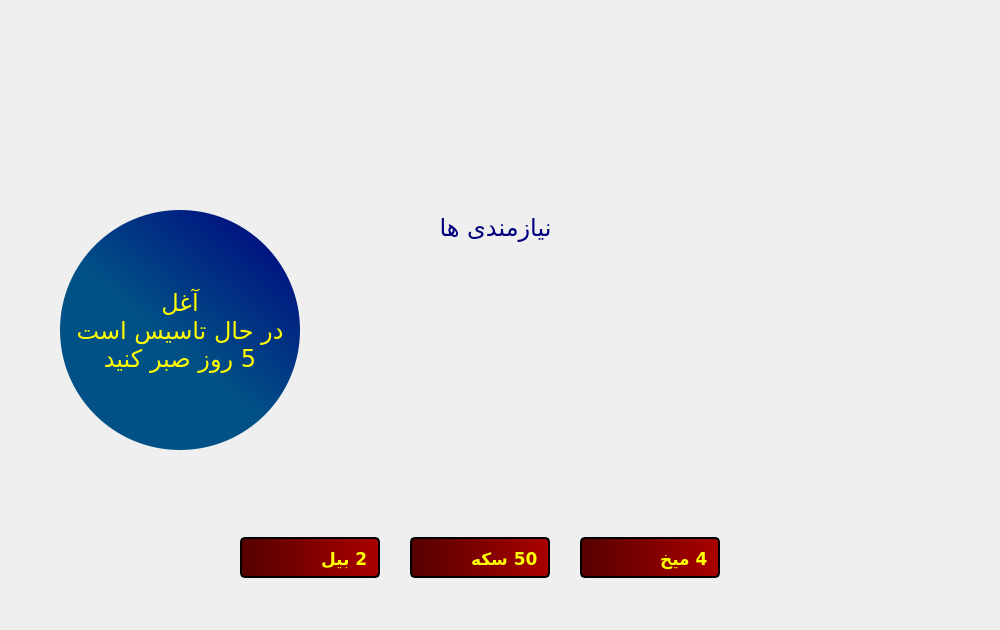
<?xml version="1.0" encoding="UTF-8"?>
<ui version="4.0">
 <class>LockSheepfold</class>
 <widget class="QWidget" name="LockSheepfold">
  <property name="geometry">
   <rect>
    <x>0</x>
    <y>0</y>
    <width>1000</width>
    <height>630</height>
   </rect>
  </property>
  <property name="windowTitle">
   <string>Lavender</string>
  </property>
  <property name="windowIcon">
   <iconset resource="pic.qrc">
    <normaloff>:/tools/otherPic/icon.png</normaloff>:/tools/otherPic/icon.png</iconset>
  </property>
  <property name="styleSheet">
   <string notr="true">QPushButton:pressed{
background-color: transparent;
}</string>
  </property>
  <widget class="QLabel" name="nailPic">
   <property name="geometry">
    <rect>
     <x>590</x>
     <y>540</y>
     <width>35</width>
     <height>35</height>
    </rect>
   </property>
   <property name="styleSheet">
    <string notr="true">background-color: transparent;</string>
   </property>
   <property name="text">
    <string/>
   </property>
   <property name="pixmap">
    <pixmap resource="pic.qrc">:/storage/otherPic/storage/nail.png</pixmap>
   </property>
   <property name="scaledContents">
    <bool>true</bool>
   </property>
  </widget>
  <widget class="QLabel" name="shovelPic">
   <property name="geometry">
    <rect>
     <x>250</x>
     <y>540</y>
     <width>35</width>
     <height>35</height>
    </rect>
   </property>
   <property name="styleSheet">
    <string notr="true">background-color: transparent;</string>
   </property>
   <property name="text">
    <string/>
   </property>
   <property name="pixmap">
    <pixmap resource="pic.qrc">:/storage/otherPic/storage/shovel.png</pixmap>
   </property>
   <property name="scaledContents">
    <bool>true</bool>
   </property>
  </widget>
  <widget class="QLineEdit" name="nailShow">
   <property name="geometry">
    <rect>
     <x>580</x>
     <y>537</y>
     <width>140</width>
     <height>41</height>
    </rect>
   </property>
   <property name="palette">
    <palette>
     <active>
      <colorrole role="WindowText">
       <brush brushstyle="SolidPattern">
        <color alpha="255">
         <red>255</red>
         <green>255</green>
         <blue>0</blue>
        </color>
       </brush>
      </colorrole>
      <colorrole role="Button">
       <brush brushstyle="LinearGradientPattern">
        <gradient startx="0.000000000000000" starty="0.000000000000000" endx="1.000000000000000" endy="0.000000000000000" type="LinearGradient" spread="ReflectSpread" coordinatemode="ObjectBoundingMode">
         <gradientstop position="0.000000000000000">
          <color alpha="255">
           <red>85</red>
           <green>0</green>
           <blue>0</blue>
          </color>
         </gradientstop>
         <gradientstop position="1.000000000000000">
          <color alpha="255">
           <red>170</red>
           <green>0</green>
           <blue>0</blue>
          </color>
         </gradientstop>
        </gradient>
       </brush>
      </colorrole>
      <colorrole role="Text">
       <brush brushstyle="SolidPattern">
        <color alpha="255">
         <red>255</red>
         <green>255</green>
         <blue>0</blue>
        </color>
       </brush>
      </colorrole>
      <colorrole role="ButtonText">
       <brush brushstyle="SolidPattern">
        <color alpha="255">
         <red>255</red>
         <green>255</green>
         <blue>0</blue>
        </color>
       </brush>
      </colorrole>
      <colorrole role="Base">
       <brush brushstyle="LinearGradientPattern">
        <gradient startx="0.000000000000000" starty="0.000000000000000" endx="1.000000000000000" endy="0.000000000000000" type="LinearGradient" spread="ReflectSpread" coordinatemode="ObjectBoundingMode">
         <gradientstop position="0.000000000000000">
          <color alpha="255">
           <red>85</red>
           <green>0</green>
           <blue>0</blue>
          </color>
         </gradientstop>
         <gradientstop position="1.000000000000000">
          <color alpha="255">
           <red>170</red>
           <green>0</green>
           <blue>0</blue>
          </color>
         </gradientstop>
        </gradient>
       </brush>
      </colorrole>
      <colorrole role="Window">
       <brush brushstyle="LinearGradientPattern">
        <gradient startx="0.000000000000000" starty="0.000000000000000" endx="1.000000000000000" endy="0.000000000000000" type="LinearGradient" spread="ReflectSpread" coordinatemode="ObjectBoundingMode">
         <gradientstop position="0.000000000000000">
          <color alpha="255">
           <red>85</red>
           <green>0</green>
           <blue>0</blue>
          </color>
         </gradientstop>
         <gradientstop position="1.000000000000000">
          <color alpha="255">
           <red>170</red>
           <green>0</green>
           <blue>0</blue>
          </color>
         </gradientstop>
        </gradient>
       </brush>
      </colorrole>
      <colorrole role="PlaceholderText">
       <brush brushstyle="SolidPattern">
        <color alpha="128">
         <red>127</red>
         <green>127</green>
         <blue>127</blue>
        </color>
       </brush>
      </colorrole>
     </active>
     <inactive>
      <colorrole role="WindowText">
       <brush brushstyle="SolidPattern">
        <color alpha="255">
         <red>255</red>
         <green>255</green>
         <blue>0</blue>
        </color>
       </brush>
      </colorrole>
      <colorrole role="Button">
       <brush brushstyle="LinearGradientPattern">
        <gradient startx="0.000000000000000" starty="0.000000000000000" endx="1.000000000000000" endy="0.000000000000000" type="LinearGradient" spread="ReflectSpread" coordinatemode="ObjectBoundingMode">
         <gradientstop position="0.000000000000000">
          <color alpha="255">
           <red>85</red>
           <green>0</green>
           <blue>0</blue>
          </color>
         </gradientstop>
         <gradientstop position="1.000000000000000">
          <color alpha="255">
           <red>170</red>
           <green>0</green>
           <blue>0</blue>
          </color>
         </gradientstop>
        </gradient>
       </brush>
      </colorrole>
      <colorrole role="Text">
       <brush brushstyle="SolidPattern">
        <color alpha="255">
         <red>255</red>
         <green>255</green>
         <blue>0</blue>
        </color>
       </brush>
      </colorrole>
      <colorrole role="ButtonText">
       <brush brushstyle="SolidPattern">
        <color alpha="255">
         <red>255</red>
         <green>255</green>
         <blue>0</blue>
        </color>
       </brush>
      </colorrole>
      <colorrole role="Base">
       <brush brushstyle="LinearGradientPattern">
        <gradient startx="0.000000000000000" starty="0.000000000000000" endx="1.000000000000000" endy="0.000000000000000" type="LinearGradient" spread="ReflectSpread" coordinatemode="ObjectBoundingMode">
         <gradientstop position="0.000000000000000">
          <color alpha="255">
           <red>85</red>
           <green>0</green>
           <blue>0</blue>
          </color>
         </gradientstop>
         <gradientstop position="1.000000000000000">
          <color alpha="255">
           <red>170</red>
           <green>0</green>
           <blue>0</blue>
          </color>
         </gradientstop>
        </gradient>
       </brush>
      </colorrole>
      <colorrole role="Window">
       <brush brushstyle="LinearGradientPattern">
        <gradient startx="0.000000000000000" starty="0.000000000000000" endx="1.000000000000000" endy="0.000000000000000" type="LinearGradient" spread="ReflectSpread" coordinatemode="ObjectBoundingMode">
         <gradientstop position="0.000000000000000">
          <color alpha="255">
           <red>85</red>
           <green>0</green>
           <blue>0</blue>
          </color>
         </gradientstop>
         <gradientstop position="1.000000000000000">
          <color alpha="255">
           <red>170</red>
           <green>0</green>
           <blue>0</blue>
          </color>
         </gradientstop>
        </gradient>
       </brush>
      </colorrole>
      <colorrole role="PlaceholderText">
       <brush brushstyle="SolidPattern">
        <color alpha="128">
         <red>127</red>
         <green>127</green>
         <blue>127</blue>
        </color>
       </brush>
      </colorrole>
     </inactive>
     <disabled>
      <colorrole role="WindowText">
       <brush brushstyle="SolidPattern">
        <color alpha="255">
         <red>255</red>
         <green>255</green>
         <blue>0</blue>
        </color>
       </brush>
      </colorrole>
      <colorrole role="Button">
       <brush brushstyle="LinearGradientPattern">
        <gradient startx="0.000000000000000" starty="0.000000000000000" endx="1.000000000000000" endy="0.000000000000000" type="LinearGradient" spread="ReflectSpread" coordinatemode="ObjectBoundingMode">
         <gradientstop position="0.000000000000000">
          <color alpha="255">
           <red>85</red>
           <green>0</green>
           <blue>0</blue>
          </color>
         </gradientstop>
         <gradientstop position="1.000000000000000">
          <color alpha="255">
           <red>170</red>
           <green>0</green>
           <blue>0</blue>
          </color>
         </gradientstop>
        </gradient>
       </brush>
      </colorrole>
      <colorrole role="Text">
       <brush brushstyle="SolidPattern">
        <color alpha="255">
         <red>255</red>
         <green>255</green>
         <blue>0</blue>
        </color>
       </brush>
      </colorrole>
      <colorrole role="ButtonText">
       <brush brushstyle="SolidPattern">
        <color alpha="255">
         <red>255</red>
         <green>255</green>
         <blue>0</blue>
        </color>
       </brush>
      </colorrole>
      <colorrole role="Base">
       <brush brushstyle="LinearGradientPattern">
        <gradient startx="0.000000000000000" starty="0.000000000000000" endx="1.000000000000000" endy="0.000000000000000" type="LinearGradient" spread="ReflectSpread" coordinatemode="ObjectBoundingMode">
         <gradientstop position="0.000000000000000">
          <color alpha="255">
           <red>85</red>
           <green>0</green>
           <blue>0</blue>
          </color>
         </gradientstop>
         <gradientstop position="1.000000000000000">
          <color alpha="255">
           <red>170</red>
           <green>0</green>
           <blue>0</blue>
          </color>
         </gradientstop>
        </gradient>
       </brush>
      </colorrole>
      <colorrole role="Window">
       <brush brushstyle="LinearGradientPattern">
        <gradient startx="0.000000000000000" starty="0.000000000000000" endx="1.000000000000000" endy="0.000000000000000" type="LinearGradient" spread="ReflectSpread" coordinatemode="ObjectBoundingMode">
         <gradientstop position="0.000000000000000">
          <color alpha="255">
           <red>85</red>
           <green>0</green>
           <blue>0</blue>
          </color>
         </gradientstop>
         <gradientstop position="1.000000000000000">
          <color alpha="255">
           <red>170</red>
           <green>0</green>
           <blue>0</blue>
          </color>
         </gradientstop>
        </gradient>
       </brush>
      </colorrole>
      <colorrole role="PlaceholderText">
       <brush brushstyle="SolidPattern">
        <color alpha="128">
         <red>127</red>
         <green>127</green>
         <blue>127</blue>
        </color>
       </brush>
      </colorrole>
     </disabled>
    </palette>
   </property>
   <property name="font">
    <font>
     <family>B Koodak</family>
     <pointsize>13</pointsize>
     <weight>75</weight>
     <bold>true</bold>
    </font>
   </property>
   <property name="cursor">
    <cursorShape>ArrowCursor</cursorShape>
   </property>
   <property name="focusPolicy">
    <enum>Qt::NoFocus</enum>
   </property>
   <property name="styleSheet">
    <string notr="true">background-color: qlineargradient(spread:reflect, x1:0, y1:0, x2:1, y2:0, stop:0 rgba(85, 0, 0, 255), stop:1 rgba(170, 0, 0, 255));
color: rgb(255, 255, 0);
border:2px solid black;
border-radius:5px;
padding:6px;

</string>
   </property>
   <property name="text">
    <string>4 میخ</string>
   </property>
   <property name="maxLength">
    <number>20</number>
   </property>
   <property name="echoMode">
    <enum>QLineEdit::Normal</enum>
   </property>
   <property name="cursorPosition">
    <number>5</number>
   </property>
   <property name="alignment">
    <set>Qt::AlignLeading|Qt::AlignLeft|Qt::AlignVCenter</set>
   </property>
   <property name="dragEnabled">
    <bool>false</bool>
   </property>
   <property name="readOnly">
    <bool>true</bool>
   </property>
   <property name="cursorMoveStyle">
    <enum>Qt::LogicalMoveStyle</enum>
   </property>
   <property name="clearButtonEnabled">
    <bool>false</bool>
   </property>
  </widget>
  <widget class="QLineEdit" name="shovelShow">
   <property name="geometry">
    <rect>
     <x>240</x>
     <y>537</y>
     <width>140</width>
     <height>41</height>
    </rect>
   </property>
   <property name="palette">
    <palette>
     <active>
      <colorrole role="WindowText">
       <brush brushstyle="SolidPattern">
        <color alpha="255">
         <red>255</red>
         <green>255</green>
         <blue>0</blue>
        </color>
       </brush>
      </colorrole>
      <colorrole role="Button">
       <brush brushstyle="LinearGradientPattern">
        <gradient startx="0.000000000000000" starty="0.000000000000000" endx="1.000000000000000" endy="0.000000000000000" type="LinearGradient" spread="ReflectSpread" coordinatemode="ObjectBoundingMode">
         <gradientstop position="0.000000000000000">
          <color alpha="255">
           <red>85</red>
           <green>0</green>
           <blue>0</blue>
          </color>
         </gradientstop>
         <gradientstop position="1.000000000000000">
          <color alpha="255">
           <red>170</red>
           <green>0</green>
           <blue>0</blue>
          </color>
         </gradientstop>
        </gradient>
       </brush>
      </colorrole>
      <colorrole role="Text">
       <brush brushstyle="SolidPattern">
        <color alpha="255">
         <red>255</red>
         <green>255</green>
         <blue>0</blue>
        </color>
       </brush>
      </colorrole>
      <colorrole role="ButtonText">
       <brush brushstyle="SolidPattern">
        <color alpha="255">
         <red>255</red>
         <green>255</green>
         <blue>0</blue>
        </color>
       </brush>
      </colorrole>
      <colorrole role="Base">
       <brush brushstyle="LinearGradientPattern">
        <gradient startx="0.000000000000000" starty="0.000000000000000" endx="1.000000000000000" endy="0.000000000000000" type="LinearGradient" spread="ReflectSpread" coordinatemode="ObjectBoundingMode">
         <gradientstop position="0.000000000000000">
          <color alpha="255">
           <red>85</red>
           <green>0</green>
           <blue>0</blue>
          </color>
         </gradientstop>
         <gradientstop position="1.000000000000000">
          <color alpha="255">
           <red>170</red>
           <green>0</green>
           <blue>0</blue>
          </color>
         </gradientstop>
        </gradient>
       </brush>
      </colorrole>
      <colorrole role="Window">
       <brush brushstyle="LinearGradientPattern">
        <gradient startx="0.000000000000000" starty="0.000000000000000" endx="1.000000000000000" endy="0.000000000000000" type="LinearGradient" spread="ReflectSpread" coordinatemode="ObjectBoundingMode">
         <gradientstop position="0.000000000000000">
          <color alpha="255">
           <red>85</red>
           <green>0</green>
           <blue>0</blue>
          </color>
         </gradientstop>
         <gradientstop position="1.000000000000000">
          <color alpha="255">
           <red>170</red>
           <green>0</green>
           <blue>0</blue>
          </color>
         </gradientstop>
        </gradient>
       </brush>
      </colorrole>
      <colorrole role="PlaceholderText">
       <brush brushstyle="SolidPattern">
        <color alpha="128">
         <red>127</red>
         <green>127</green>
         <blue>127</blue>
        </color>
       </brush>
      </colorrole>
     </active>
     <inactive>
      <colorrole role="WindowText">
       <brush brushstyle="SolidPattern">
        <color alpha="255">
         <red>255</red>
         <green>255</green>
         <blue>0</blue>
        </color>
       </brush>
      </colorrole>
      <colorrole role="Button">
       <brush brushstyle="LinearGradientPattern">
        <gradient startx="0.000000000000000" starty="0.000000000000000" endx="1.000000000000000" endy="0.000000000000000" type="LinearGradient" spread="ReflectSpread" coordinatemode="ObjectBoundingMode">
         <gradientstop position="0.000000000000000">
          <color alpha="255">
           <red>85</red>
           <green>0</green>
           <blue>0</blue>
          </color>
         </gradientstop>
         <gradientstop position="1.000000000000000">
          <color alpha="255">
           <red>170</red>
           <green>0</green>
           <blue>0</blue>
          </color>
         </gradientstop>
        </gradient>
       </brush>
      </colorrole>
      <colorrole role="Text">
       <brush brushstyle="SolidPattern">
        <color alpha="255">
         <red>255</red>
         <green>255</green>
         <blue>0</blue>
        </color>
       </brush>
      </colorrole>
      <colorrole role="ButtonText">
       <brush brushstyle="SolidPattern">
        <color alpha="255">
         <red>255</red>
         <green>255</green>
         <blue>0</blue>
        </color>
       </brush>
      </colorrole>
      <colorrole role="Base">
       <brush brushstyle="LinearGradientPattern">
        <gradient startx="0.000000000000000" starty="0.000000000000000" endx="1.000000000000000" endy="0.000000000000000" type="LinearGradient" spread="ReflectSpread" coordinatemode="ObjectBoundingMode">
         <gradientstop position="0.000000000000000">
          <color alpha="255">
           <red>85</red>
           <green>0</green>
           <blue>0</blue>
          </color>
         </gradientstop>
         <gradientstop position="1.000000000000000">
          <color alpha="255">
           <red>170</red>
           <green>0</green>
           <blue>0</blue>
          </color>
         </gradientstop>
        </gradient>
       </brush>
      </colorrole>
      <colorrole role="Window">
       <brush brushstyle="LinearGradientPattern">
        <gradient startx="0.000000000000000" starty="0.000000000000000" endx="1.000000000000000" endy="0.000000000000000" type="LinearGradient" spread="ReflectSpread" coordinatemode="ObjectBoundingMode">
         <gradientstop position="0.000000000000000">
          <color alpha="255">
           <red>85</red>
           <green>0</green>
           <blue>0</blue>
          </color>
         </gradientstop>
         <gradientstop position="1.000000000000000">
          <color alpha="255">
           <red>170</red>
           <green>0</green>
           <blue>0</blue>
          </color>
         </gradientstop>
        </gradient>
       </brush>
      </colorrole>
      <colorrole role="PlaceholderText">
       <brush brushstyle="SolidPattern">
        <color alpha="128">
         <red>127</red>
         <green>127</green>
         <blue>127</blue>
        </color>
       </brush>
      </colorrole>
     </inactive>
     <disabled>
      <colorrole role="WindowText">
       <brush brushstyle="SolidPattern">
        <color alpha="255">
         <red>255</red>
         <green>255</green>
         <blue>0</blue>
        </color>
       </brush>
      </colorrole>
      <colorrole role="Button">
       <brush brushstyle="LinearGradientPattern">
        <gradient startx="0.000000000000000" starty="0.000000000000000" endx="1.000000000000000" endy="0.000000000000000" type="LinearGradient" spread="ReflectSpread" coordinatemode="ObjectBoundingMode">
         <gradientstop position="0.000000000000000">
          <color alpha="255">
           <red>85</red>
           <green>0</green>
           <blue>0</blue>
          </color>
         </gradientstop>
         <gradientstop position="1.000000000000000">
          <color alpha="255">
           <red>170</red>
           <green>0</green>
           <blue>0</blue>
          </color>
         </gradientstop>
        </gradient>
       </brush>
      </colorrole>
      <colorrole role="Text">
       <brush brushstyle="SolidPattern">
        <color alpha="255">
         <red>255</red>
         <green>255</green>
         <blue>0</blue>
        </color>
       </brush>
      </colorrole>
      <colorrole role="ButtonText">
       <brush brushstyle="SolidPattern">
        <color alpha="255">
         <red>255</red>
         <green>255</green>
         <blue>0</blue>
        </color>
       </brush>
      </colorrole>
      <colorrole role="Base">
       <brush brushstyle="LinearGradientPattern">
        <gradient startx="0.000000000000000" starty="0.000000000000000" endx="1.000000000000000" endy="0.000000000000000" type="LinearGradient" spread="ReflectSpread" coordinatemode="ObjectBoundingMode">
         <gradientstop position="0.000000000000000">
          <color alpha="255">
           <red>85</red>
           <green>0</green>
           <blue>0</blue>
          </color>
         </gradientstop>
         <gradientstop position="1.000000000000000">
          <color alpha="255">
           <red>170</red>
           <green>0</green>
           <blue>0</blue>
          </color>
         </gradientstop>
        </gradient>
       </brush>
      </colorrole>
      <colorrole role="Window">
       <brush brushstyle="LinearGradientPattern">
        <gradient startx="0.000000000000000" starty="0.000000000000000" endx="1.000000000000000" endy="0.000000000000000" type="LinearGradient" spread="ReflectSpread" coordinatemode="ObjectBoundingMode">
         <gradientstop position="0.000000000000000">
          <color alpha="255">
           <red>85</red>
           <green>0</green>
           <blue>0</blue>
          </color>
         </gradientstop>
         <gradientstop position="1.000000000000000">
          <color alpha="255">
           <red>170</red>
           <green>0</green>
           <blue>0</blue>
          </color>
         </gradientstop>
        </gradient>
       </brush>
      </colorrole>
      <colorrole role="PlaceholderText">
       <brush brushstyle="SolidPattern">
        <color alpha="128">
         <red>127</red>
         <green>127</green>
         <blue>127</blue>
        </color>
       </brush>
      </colorrole>
     </disabled>
    </palette>
   </property>
   <property name="font">
    <font>
     <family>B Koodak</family>
     <pointsize>13</pointsize>
     <weight>75</weight>
     <bold>true</bold>
    </font>
   </property>
   <property name="cursor">
    <cursorShape>ArrowCursor</cursorShape>
   </property>
   <property name="focusPolicy">
    <enum>Qt::NoFocus</enum>
   </property>
   <property name="styleSheet">
    <string notr="true">background-color: qlineargradient(spread:reflect, x1:0, y1:0, x2:1, y2:0, stop:0 rgba(85, 0, 0, 255), stop:1 rgba(170, 0, 0, 255));
color: rgb(255, 255, 0);
border:2px solid black;
border-radius:5px;
padding:6px;

</string>
   </property>
   <property name="text">
    <string>2 بیل</string>
   </property>
   <property name="maxLength">
    <number>30</number>
   </property>
   <property name="echoMode">
    <enum>QLineEdit::Normal</enum>
   </property>
   <property name="cursorPosition">
    <number>5</number>
   </property>
   <property name="alignment">
    <set>Qt::AlignLeading|Qt::AlignLeft|Qt::AlignVCenter</set>
   </property>
   <property name="dragEnabled">
    <bool>false</bool>
   </property>
   <property name="readOnly">
    <bool>true</bool>
   </property>
   <property name="cursorMoveStyle">
    <enum>Qt::LogicalMoveStyle</enum>
   </property>
   <property name="clearButtonEnabled">
    <bool>false</bool>
   </property>
  </widget>
  <widget class="QLineEdit" name="coinShow">
   <property name="geometry">
    <rect>
     <x>410</x>
     <y>537</y>
     <width>140</width>
     <height>41</height>
    </rect>
   </property>
   <property name="palette">
    <palette>
     <active>
      <colorrole role="WindowText">
       <brush brushstyle="SolidPattern">
        <color alpha="255">
         <red>255</red>
         <green>255</green>
         <blue>0</blue>
        </color>
       </brush>
      </colorrole>
      <colorrole role="Button">
       <brush brushstyle="LinearGradientPattern">
        <gradient startx="0.000000000000000" starty="0.000000000000000" endx="1.000000000000000" endy="0.000000000000000" type="LinearGradient" spread="ReflectSpread" coordinatemode="ObjectBoundingMode">
         <gradientstop position="0.000000000000000">
          <color alpha="255">
           <red>85</red>
           <green>0</green>
           <blue>0</blue>
          </color>
         </gradientstop>
         <gradientstop position="1.000000000000000">
          <color alpha="255">
           <red>170</red>
           <green>0</green>
           <blue>0</blue>
          </color>
         </gradientstop>
        </gradient>
       </brush>
      </colorrole>
      <colorrole role="Text">
       <brush brushstyle="SolidPattern">
        <color alpha="255">
         <red>255</red>
         <green>255</green>
         <blue>0</blue>
        </color>
       </brush>
      </colorrole>
      <colorrole role="ButtonText">
       <brush brushstyle="SolidPattern">
        <color alpha="255">
         <red>255</red>
         <green>255</green>
         <blue>0</blue>
        </color>
       </brush>
      </colorrole>
      <colorrole role="Base">
       <brush brushstyle="LinearGradientPattern">
        <gradient startx="0.000000000000000" starty="0.000000000000000" endx="1.000000000000000" endy="0.000000000000000" type="LinearGradient" spread="ReflectSpread" coordinatemode="ObjectBoundingMode">
         <gradientstop position="0.000000000000000">
          <color alpha="255">
           <red>85</red>
           <green>0</green>
           <blue>0</blue>
          </color>
         </gradientstop>
         <gradientstop position="1.000000000000000">
          <color alpha="255">
           <red>170</red>
           <green>0</green>
           <blue>0</blue>
          </color>
         </gradientstop>
        </gradient>
       </brush>
      </colorrole>
      <colorrole role="Window">
       <brush brushstyle="LinearGradientPattern">
        <gradient startx="0.000000000000000" starty="0.000000000000000" endx="1.000000000000000" endy="0.000000000000000" type="LinearGradient" spread="ReflectSpread" coordinatemode="ObjectBoundingMode">
         <gradientstop position="0.000000000000000">
          <color alpha="255">
           <red>85</red>
           <green>0</green>
           <blue>0</blue>
          </color>
         </gradientstop>
         <gradientstop position="1.000000000000000">
          <color alpha="255">
           <red>170</red>
           <green>0</green>
           <blue>0</blue>
          </color>
         </gradientstop>
        </gradient>
       </brush>
      </colorrole>
      <colorrole role="PlaceholderText">
       <brush brushstyle="SolidPattern">
        <color alpha="128">
         <red>127</red>
         <green>127</green>
         <blue>127</blue>
        </color>
       </brush>
      </colorrole>
     </active>
     <inactive>
      <colorrole role="WindowText">
       <brush brushstyle="SolidPattern">
        <color alpha="255">
         <red>255</red>
         <green>255</green>
         <blue>0</blue>
        </color>
       </brush>
      </colorrole>
      <colorrole role="Button">
       <brush brushstyle="LinearGradientPattern">
        <gradient startx="0.000000000000000" starty="0.000000000000000" endx="1.000000000000000" endy="0.000000000000000" type="LinearGradient" spread="ReflectSpread" coordinatemode="ObjectBoundingMode">
         <gradientstop position="0.000000000000000">
          <color alpha="255">
           <red>85</red>
           <green>0</green>
           <blue>0</blue>
          </color>
         </gradientstop>
         <gradientstop position="1.000000000000000">
          <color alpha="255">
           <red>170</red>
           <green>0</green>
           <blue>0</blue>
          </color>
         </gradientstop>
        </gradient>
       </brush>
      </colorrole>
      <colorrole role="Text">
       <brush brushstyle="SolidPattern">
        <color alpha="255">
         <red>255</red>
         <green>255</green>
         <blue>0</blue>
        </color>
       </brush>
      </colorrole>
      <colorrole role="ButtonText">
       <brush brushstyle="SolidPattern">
        <color alpha="255">
         <red>255</red>
         <green>255</green>
         <blue>0</blue>
        </color>
       </brush>
      </colorrole>
      <colorrole role="Base">
       <brush brushstyle="LinearGradientPattern">
        <gradient startx="0.000000000000000" starty="0.000000000000000" endx="1.000000000000000" endy="0.000000000000000" type="LinearGradient" spread="ReflectSpread" coordinatemode="ObjectBoundingMode">
         <gradientstop position="0.000000000000000">
          <color alpha="255">
           <red>85</red>
           <green>0</green>
           <blue>0</blue>
          </color>
         </gradientstop>
         <gradientstop position="1.000000000000000">
          <color alpha="255">
           <red>170</red>
           <green>0</green>
           <blue>0</blue>
          </color>
         </gradientstop>
        </gradient>
       </brush>
      </colorrole>
      <colorrole role="Window">
       <brush brushstyle="LinearGradientPattern">
        <gradient startx="0.000000000000000" starty="0.000000000000000" endx="1.000000000000000" endy="0.000000000000000" type="LinearGradient" spread="ReflectSpread" coordinatemode="ObjectBoundingMode">
         <gradientstop position="0.000000000000000">
          <color alpha="255">
           <red>85</red>
           <green>0</green>
           <blue>0</blue>
          </color>
         </gradientstop>
         <gradientstop position="1.000000000000000">
          <color alpha="255">
           <red>170</red>
           <green>0</green>
           <blue>0</blue>
          </color>
         </gradientstop>
        </gradient>
       </brush>
      </colorrole>
      <colorrole role="PlaceholderText">
       <brush brushstyle="SolidPattern">
        <color alpha="128">
         <red>127</red>
         <green>127</green>
         <blue>127</blue>
        </color>
       </brush>
      </colorrole>
     </inactive>
     <disabled>
      <colorrole role="WindowText">
       <brush brushstyle="SolidPattern">
        <color alpha="255">
         <red>255</red>
         <green>255</green>
         <blue>0</blue>
        </color>
       </brush>
      </colorrole>
      <colorrole role="Button">
       <brush brushstyle="LinearGradientPattern">
        <gradient startx="0.000000000000000" starty="0.000000000000000" endx="1.000000000000000" endy="0.000000000000000" type="LinearGradient" spread="ReflectSpread" coordinatemode="ObjectBoundingMode">
         <gradientstop position="0.000000000000000">
          <color alpha="255">
           <red>85</red>
           <green>0</green>
           <blue>0</blue>
          </color>
         </gradientstop>
         <gradientstop position="1.000000000000000">
          <color alpha="255">
           <red>170</red>
           <green>0</green>
           <blue>0</blue>
          </color>
         </gradientstop>
        </gradient>
       </brush>
      </colorrole>
      <colorrole role="Text">
       <brush brushstyle="SolidPattern">
        <color alpha="255">
         <red>255</red>
         <green>255</green>
         <blue>0</blue>
        </color>
       </brush>
      </colorrole>
      <colorrole role="ButtonText">
       <brush brushstyle="SolidPattern">
        <color alpha="255">
         <red>255</red>
         <green>255</green>
         <blue>0</blue>
        </color>
       </brush>
      </colorrole>
      <colorrole role="Base">
       <brush brushstyle="LinearGradientPattern">
        <gradient startx="0.000000000000000" starty="0.000000000000000" endx="1.000000000000000" endy="0.000000000000000" type="LinearGradient" spread="ReflectSpread" coordinatemode="ObjectBoundingMode">
         <gradientstop position="0.000000000000000">
          <color alpha="255">
           <red>85</red>
           <green>0</green>
           <blue>0</blue>
          </color>
         </gradientstop>
         <gradientstop position="1.000000000000000">
          <color alpha="255">
           <red>170</red>
           <green>0</green>
           <blue>0</blue>
          </color>
         </gradientstop>
        </gradient>
       </brush>
      </colorrole>
      <colorrole role="Window">
       <brush brushstyle="LinearGradientPattern">
        <gradient startx="0.000000000000000" starty="0.000000000000000" endx="1.000000000000000" endy="0.000000000000000" type="LinearGradient" spread="ReflectSpread" coordinatemode="ObjectBoundingMode">
         <gradientstop position="0.000000000000000">
          <color alpha="255">
           <red>85</red>
           <green>0</green>
           <blue>0</blue>
          </color>
         </gradientstop>
         <gradientstop position="1.000000000000000">
          <color alpha="255">
           <red>170</red>
           <green>0</green>
           <blue>0</blue>
          </color>
         </gradientstop>
        </gradient>
       </brush>
      </colorrole>
      <colorrole role="PlaceholderText">
       <brush brushstyle="SolidPattern">
        <color alpha="128">
         <red>127</red>
         <green>127</green>
         <blue>127</blue>
        </color>
       </brush>
      </colorrole>
     </disabled>
    </palette>
   </property>
   <property name="font">
    <font>
     <family>B Koodak</family>
     <pointsize>13</pointsize>
     <weight>75</weight>
     <bold>true</bold>
    </font>
   </property>
   <property name="cursor">
    <cursorShape>ArrowCursor</cursorShape>
   </property>
   <property name="focusPolicy">
    <enum>Qt::NoFocus</enum>
   </property>
   <property name="styleSheet">
    <string notr="true">background-color: qlineargradient(spread:reflect, x1:0, y1:0, x2:1, y2:0, stop:0 rgba(85, 0, 0, 255), stop:1 rgba(170, 0, 0, 255));
color: rgb(255, 255, 0);
border:2px solid black;
border-radius:5px;
padding:6px;

</string>
   </property>
   <property name="text">
    <string>50 سکه</string>
   </property>
   <property name="maxLength">
    <number>20</number>
   </property>
   <property name="echoMode">
    <enum>QLineEdit::Normal</enum>
   </property>
   <property name="cursorPosition">
    <number>6</number>
   </property>
   <property name="alignment">
    <set>Qt::AlignLeading|Qt::AlignLeft|Qt::AlignVCenter</set>
   </property>
   <property name="dragEnabled">
    <bool>false</bool>
   </property>
   <property name="readOnly">
    <bool>true</bool>
   </property>
   <property name="cursorMoveStyle">
    <enum>Qt::LogicalMoveStyle</enum>
   </property>
   <property name="clearButtonEnabled">
    <bool>false</bool>
   </property>
  </widget>
  <widget class="QPushButton" name="door">
   <property name="geometry">
    <rect>
     <x>30</x>
     <y>500</y>
     <width>91</width>
     <height>111</height>
    </rect>
   </property>
   <property name="cursor">
    <cursorShape>PointingHandCursor</cursorShape>
   </property>
   <property name="styleSheet">
    <string notr="true">QPushButton:hover{
	image: url(:/animal/otherPic/animals/doorOpen.png);
}
QPushButton{
	image: url(:/animal/otherPic/animals/doorClose.png);
}
</string>
   </property>
   <property name="text">
    <string/>
   </property>
   <property name="iconSize">
    <size>
     <width>100</width>
     <height>100</height>
    </size>
   </property>
   <property name="flat">
    <bool>true</bool>
   </property>
  </widget>
  <widget class="QLabel" name="label">
   <property name="geometry">
    <rect>
     <x>60</x>
     <y>210</y>
     <width>240</width>
     <height>240</height>
    </rect>
   </property>
   <property name="font">
    <font>
     <family>B Morvarid</family>
     <pointsize>18</pointsize>
    </font>
   </property>
   <property name="styleSheet">
    <string notr="true">background-color: qlineargradient(spread:pad, x1:0.5, y1:0.591, x2:1, y2:0, stop:0 rgba(1, 81, 134, 255), stop:1 rgba(0, 0, 127, 255));
color: rgb(255, 255, 0);
padding:10px;
border-radius:120px</string>
   </property>
   <property name="text">
    <string>آغل
در حال تاسیس است
5 روز صبر کنید</string>
   </property>
   <property name="alignment">
    <set>Qt::AlignCenter</set>
   </property>
  </widget>
  <widget class="QLabel" name="label2">
   <property name="geometry">
    <rect>
     <x>420</x>
     <y>197</y>
     <width>151</width>
     <height>61</height>
    </rect>
   </property>
   <property name="font">
    <font>
     <family>B Morvarid</family>
     <pointsize>18</pointsize>
    </font>
   </property>
   <property name="styleSheet">
    <string notr="true">background-color: transparent;
color: rgb(0, 0, 127);</string>
   </property>
   <property name="text">
    <string>نیازمندی ها</string>
   </property>
   <property name="alignment">
    <set>Qt::AlignCenter</set>
   </property>
  </widget>
  <widget class="QLabel" name="pic">
   <property name="geometry">
    <rect>
     <x>0</x>
     <y>0</y>
     <width>1000</width>
     <height>630</height>
    </rect>
   </property>
   <property name="styleSheet">
    <string notr="true">QPushButton:pressed{
background-color: transparent;
}</string>
   </property>
   <property name="text">
    <string/>
   </property>
   <property name="pixmap">
    <pixmap resource="pic.qrc">:/animal/otherPic/animals/unlockCowSheep.jpg</pixmap>
   </property>
   <property name="scaledContents">
    <bool>true</bool>
   </property>
  </widget>
  <widget class="QLabel" name="coinPic">
   <property name="geometry">
    <rect>
     <x>420</x>
     <y>540</y>
     <width>35</width>
     <height>35</height>
    </rect>
   </property>
   <property name="styleSheet">
    <string notr="true">background-color: transparent;</string>
   </property>
   <property name="text">
    <string/>
   </property>
   <property name="pixmap">
    <pixmap resource="pic.qrc">:/storage/otherPic/storage/coin.png</pixmap>
   </property>
   <property name="scaledContents">
    <bool>true</bool>
   </property>
  </widget>
  <widget class="QPushButton" name="unlock">
   <property name="geometry">
    <rect>
     <x>480</x>
     <y>360</y>
     <width>131</width>
     <height>121</height>
    </rect>
   </property>
   <property name="cursor">
    <cursorShape>PointingHandCursor</cursorShape>
   </property>
   <property name="styleSheet">
    <string notr="true">QPushButton:pressed{
	background-color: transparent;
}
</string>
   </property>
   <property name="text">
    <string/>
   </property>
   <property name="icon">
    <iconset resource="pic.qrc">
     <normaloff>:/tools/otherPic/padlock.png</normaloff>:/tools/otherPic/padlock.png</iconset>
   </property>
   <property name="iconSize">
    <size>
     <width>100</width>
     <height>100</height>
    </size>
   </property>
   <property name="autoDefault">
    <bool>false</bool>
   </property>
   <property name="flat">
    <bool>true</bool>
   </property>
  </widget>
  <zorder>pic</zorder>
  <zorder>coinShow</zorder>
  <zorder>coinPic</zorder>
  <zorder>door</zorder>
  <zorder>label</zorder>
  <zorder>label2</zorder>
  <zorder>nailShow</zorder>
  <zorder>nailPic</zorder>
  <zorder>shovelShow</zorder>
  <zorder>shovelPic</zorder>
  <zorder>unlock</zorder>
 </widget>
 <resources>
  <include location="pic.qrc"/>
 </resources>
 <connections/>
</ui>
